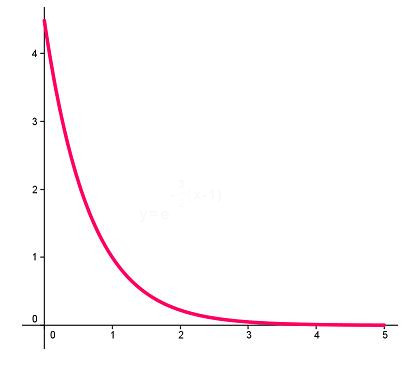
#> input picture pictures/originals/group1/fun4.jpg, 420 x 370 px
$ python -i remove_noise.py   (imports and definitions only)   (older library calls are emulated)
#> lines starting #> are read from the running program, lines starting #| are printed output that depends on the picture; after the words box and inside, x2 and y2 are one past the last pixel; in counts of white or black regions, pixels touching at a corner belong together
#> further down, picture is the input picture: shape (370, 420, 3); mean B, G, R 251.4, 250.3, 252.9
import numpy as np
import cv2

MIN_ACCEPTABLE_PROPORTION = 0.20


def get_biggest_area(areas):
    max_area = -1
    for area in areas:
        if area > max_area:
            max_area = area

    return max_area


def erase_small_lines(image, stats, max_area):
    size, b = stats.shape
    for i in range(1, size):
        area = stats[i][cv2.CC_STAT_AREA]
        if area < max_area * MIN_ACCEPTABLE_PROPORTION:
            xi = stats[i][cv2.CC_STAT_LEFT]
            yi = stats[i][cv2.CC_STAT_TOP]
            width = stats[i][cv2.CC_STAT_WIDTH]
            height = stats[i][cv2.CC_STAT_HEIGHT]
            cv2.rectangle(image, (xi, yi), (xi+width, yi+height),
                          [0, 0, 0], -1)


def remove_noise(image):

    image = cv2.cvtColor(image, cv2.COLOR_BGR2GRAY)
    ret, thresh = cv2.threshold(image, 0, 255, cv2.THRESH_BINARY)
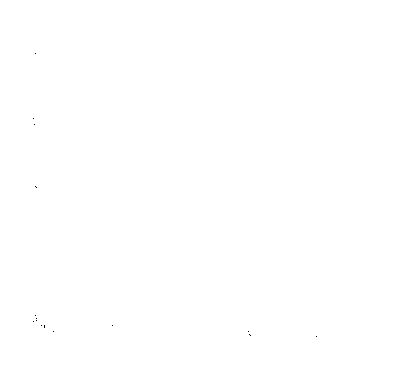
#> thresh: shape (370, 420); 100% white; black in thin lines or dots, all inside (x1, y1, x2, y2) = (33, 53, 317, 337)
    output = cv2.connectedComponentsWithStats(thresh, 8, cv2.CV_32S)
    stats = output[2]
#> stats = [[33, 53, 284, 284, 19], [0, 0, 420, 370, 155381]]

    areas = stats[1:, cv2.CC_STAT_AREA]
#> areas = [155381]
    max_area = get_biggest_area(areas)
#> the loop in get_biggest_area, `for area in areas:` made 1 pass
#> (area, max_area) on pass 1: (155381, 155381)
#> after the loop in get_biggest_area, `for area in areas:`: max_area = 155381
#> max_area = 155381
    erase_small_lines(image, stats, max_area)
#> the loop in erase_small_lines, `for i in range(1, size):` made 1 pass

    return image

>>> import cv2
>>> picture = cv2.imread('../pictures/originals/group1/fun4.jpg')
>>> result = remove_noise(picture)

$ run again, on pictures/originals/group1/fun1.png
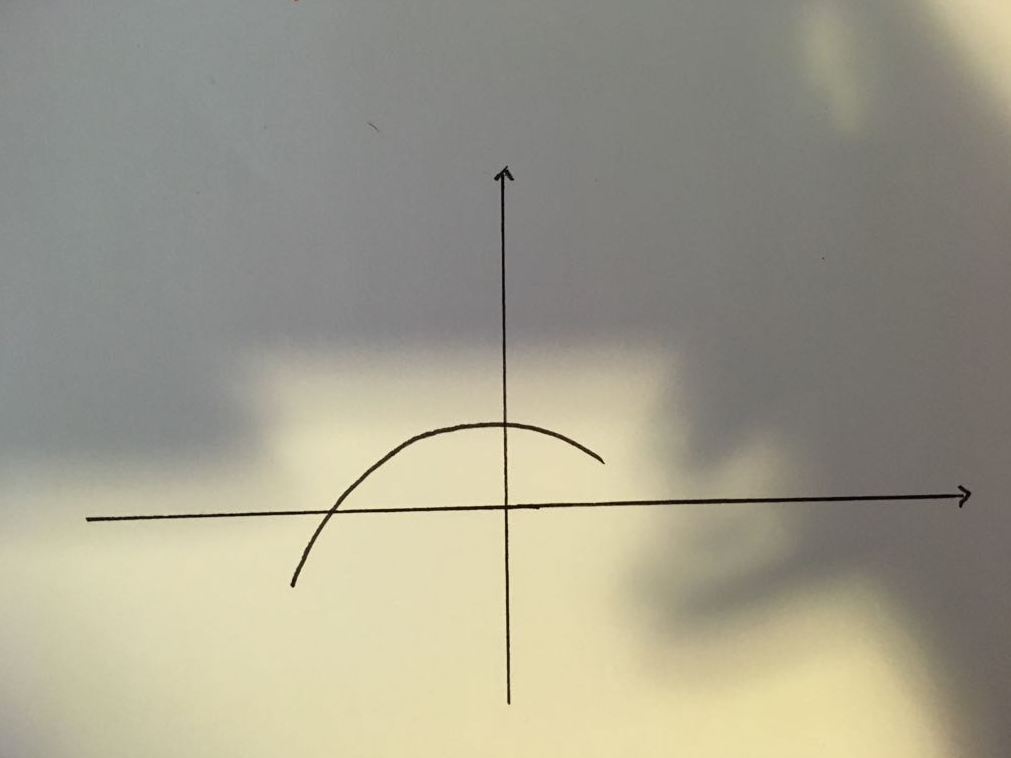
#> input picture pictures/originals/group1/fun1.png, 1011 x 758 px
#> picture is the input picture: shape (758, 1011, 3); mean B, G, R 140.6, 156.9, 160.3
#> in remove_noise, `image = cv2.cvtColor(image, cv2.COLOR_BGR2GRAY)`:
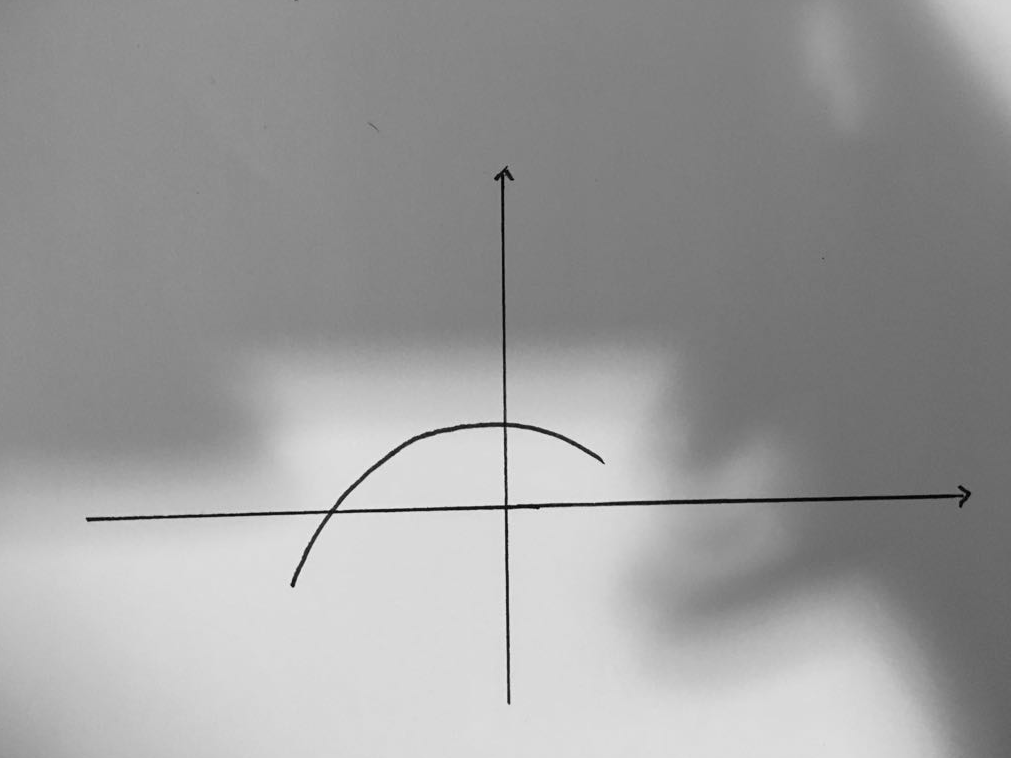
#> image: shape (758, 1011); min 0, max 244, mean 156
#> thresh: shape (758, 1011); 100% white; black in thin lines or dots, all inside (x1, y1, x2, y2) = (495, 178, 513, 287)
#> stats = [[495, 178, 18, 109, 7], [0, 0, 1011, 758, 766331]]
#> areas = [766331]
#> the loop in get_biggest_area, `for area in areas:` made 1 pass
#> (area, max_area) on pass 1: (766331, 766331)
#> after the loop in get_biggest_area, `for area in areas:`: max_area = 766331
#> the loop in erase_small_lines, `for i in range(1, size):` made 1 pass

$ run again, on pictures/originals/group1/fun2.png
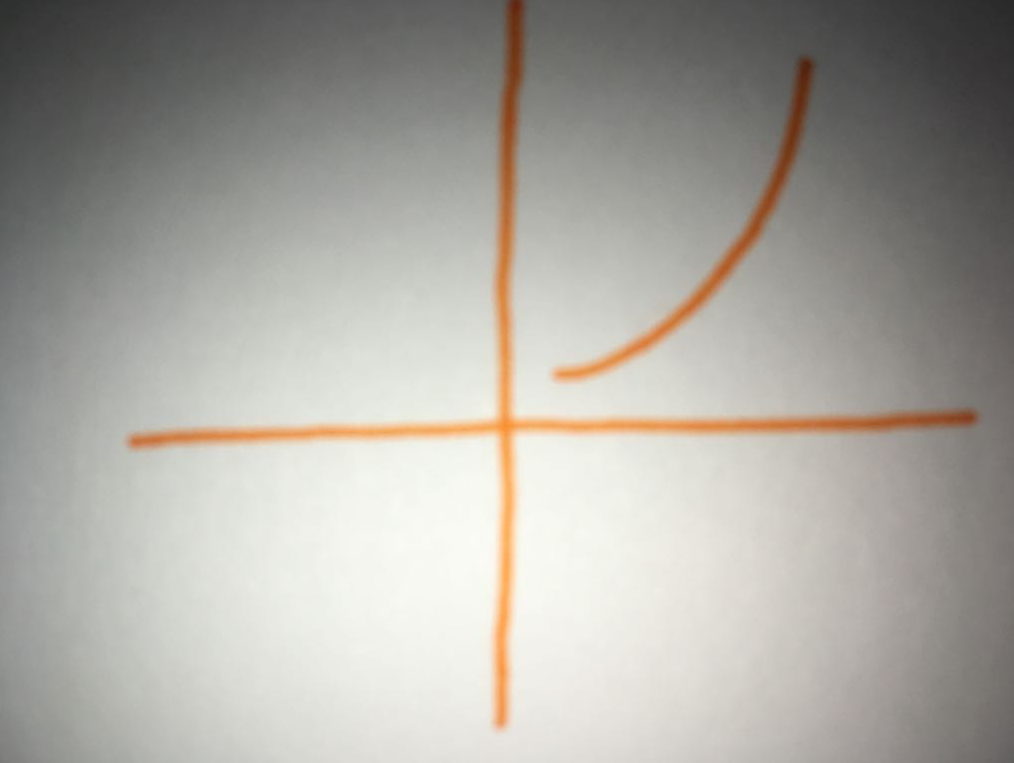
#> input picture pictures/originals/group1/fun2.png, 1014 x 763 px
#> picture is the input picture: shape (763, 1014, 3); mean B, G, R 160.3, 166.9, 169.7
#> in remove_noise, `image = cv2.cvtColor(image, cv2.COLOR_BGR2GRAY)`:
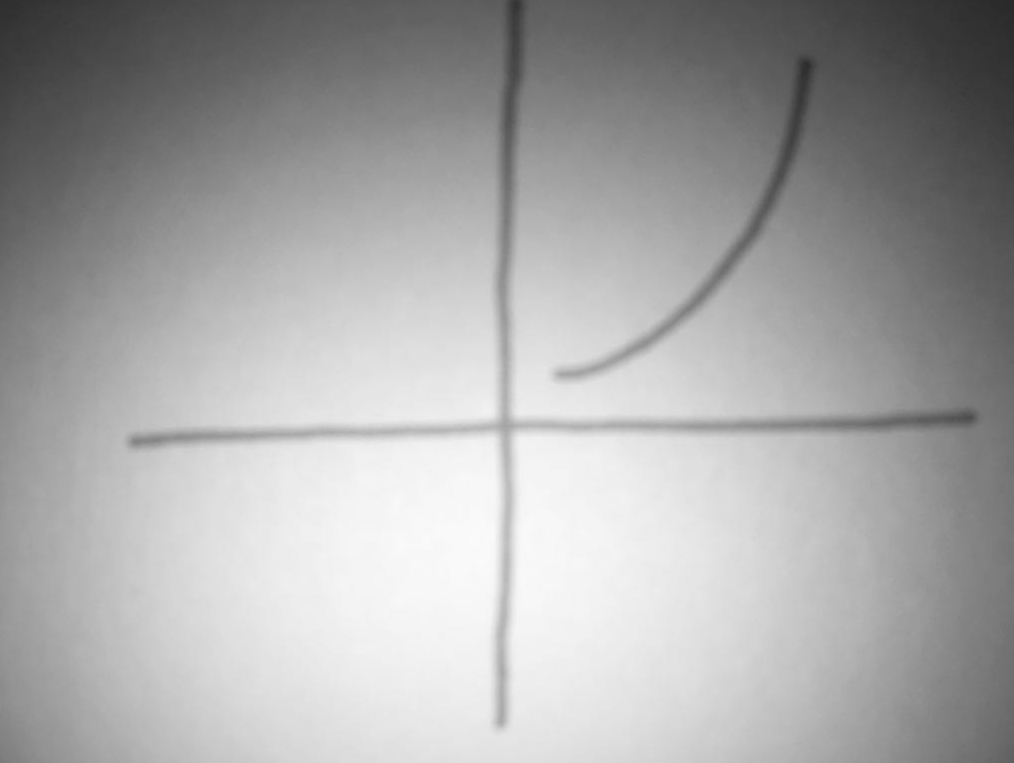
#> image: shape (763, 1014); min 41, max 251, mean 167
#> thresh: shape (763, 1014); every value is 255
#> stats = [[-1, 2147483647, 0, 0, 0], [0, 0, 1014, 763, 773682]]
#> areas = [773682]
#> the loop in get_biggest_area, `for area in areas:` made 1 pass
#> (area, max_area) on pass 1: (773682, 773682)
#> after the loop in get_biggest_area, `for area in areas:`: max_area = 773682
#> the loop in erase_small_lines, `for i in range(1, size):` made 1 pass
